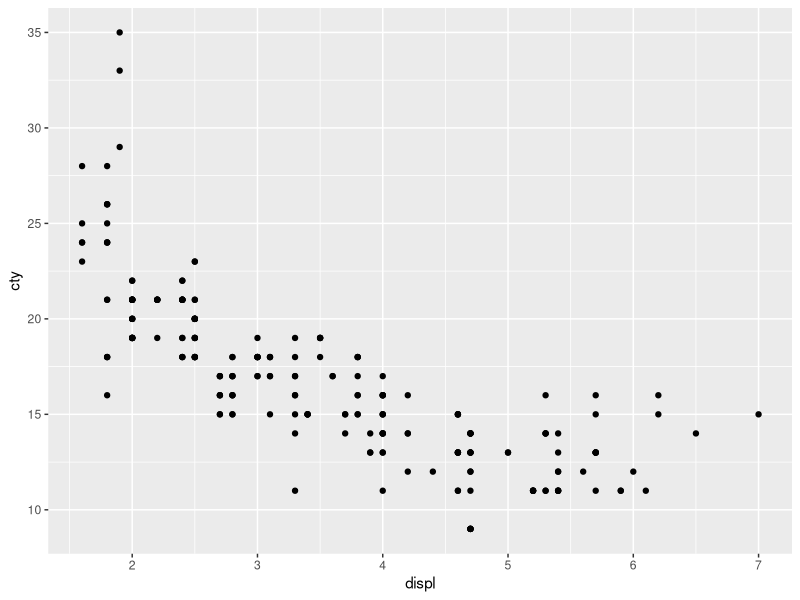
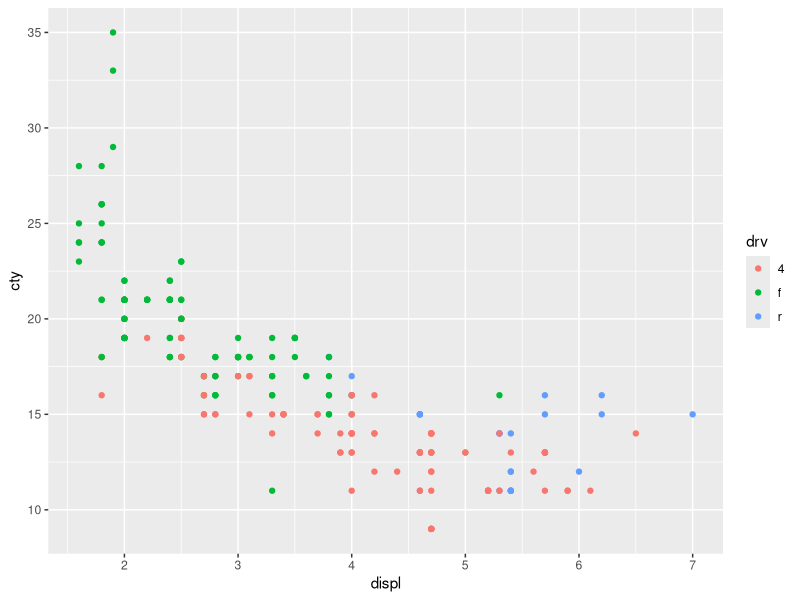
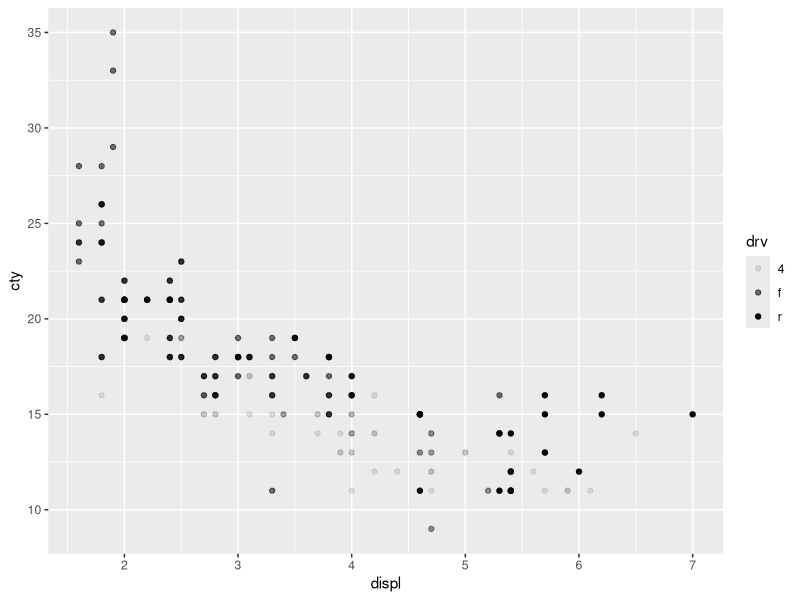
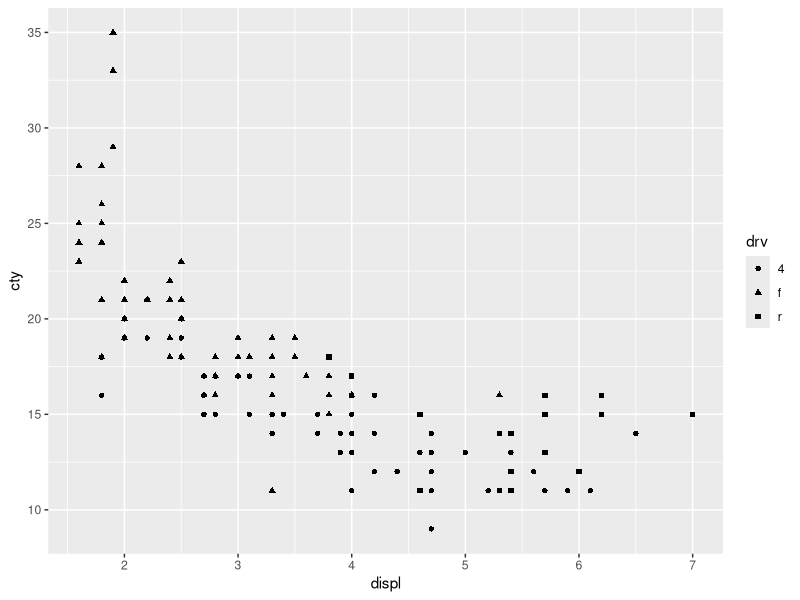
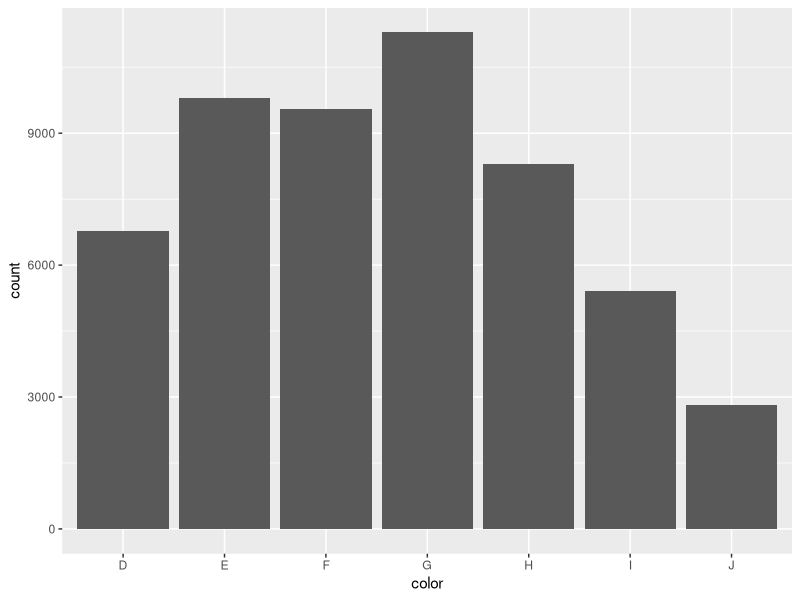
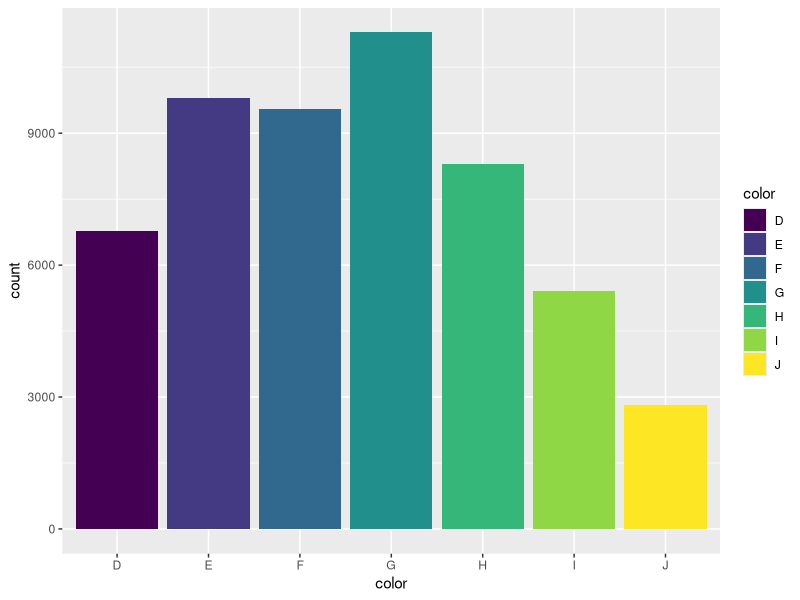
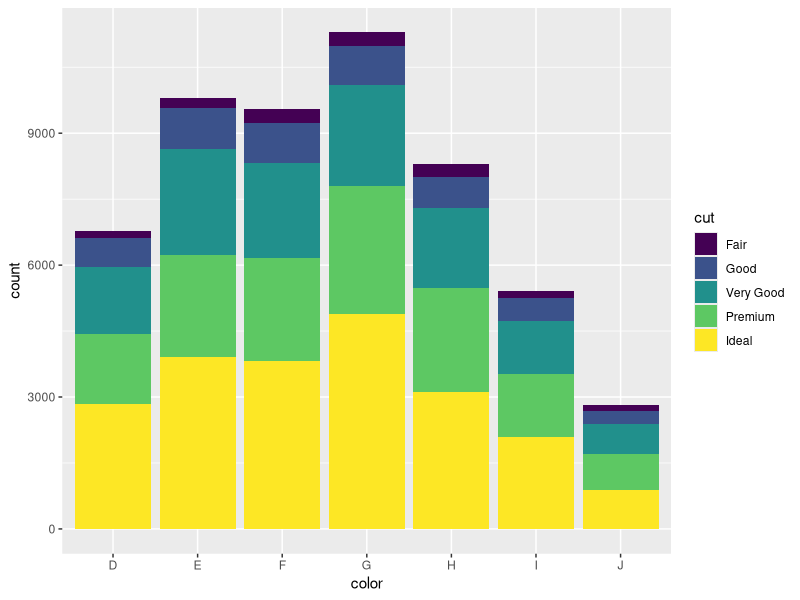
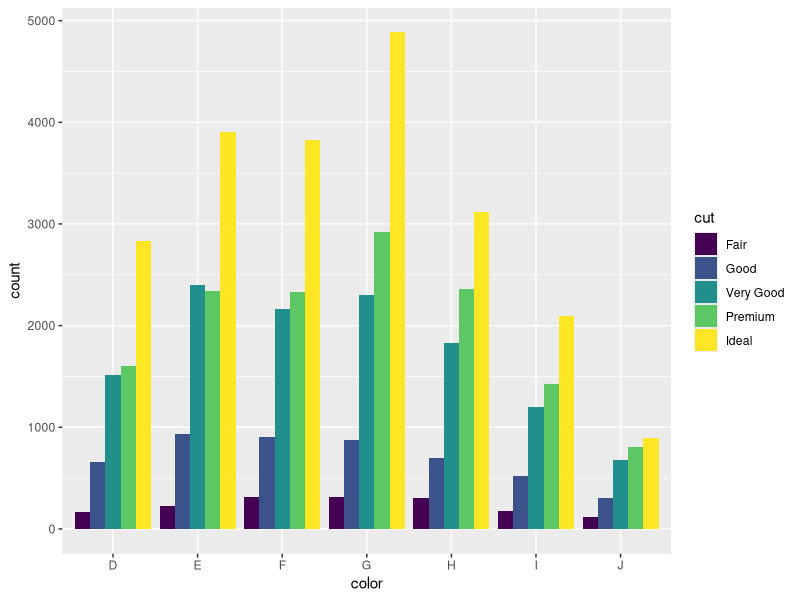

Source code (R) for these figures, in order:
## ---- chunk 1
knitr::opts_chunk$set(echo = TRUE)
## ---- chunk 2
library(tidyverse)
library(ggplot2)
## ---- chunk 3
mpg
## ---- chunk 4
ggplot(data = mpg) + 
  geom_point(mapping = aes(x = displ, y = cty))
## ---- chunk 5
ggplot(data = mpg) + 
  geom_point(mapping = aes(x = displ, y = cty, colour = drv))
## ---- chunk 6
ggplot(data = mpg) + 
  geom_point(mapping = aes(x = displ, y = cty, alpha = drv))
## ---- chunk 7
ggplot(data = mpg) + 
  geom_point(mapping = aes(x = displ, y = cty, shape = drv))
## ---- chunk 8
diamonds
## ---- chunk 9
ggplot(data = diamonds) + 
  geom_bar(mapping = aes(x = color))
## ---- chunk 10
ggplot(data = diamonds) + 
  geom_bar(mapping = aes(x = color, fill = color))
## ---- chunk 11
ggplot(data = diamonds) + 
  geom_bar(mapping = aes(x = color, fill = cut))
## ---- chunk 12
ggplot(data = diamonds) + 
  geom_bar(mapping = aes(x = color, fill = cut), position = "dodge")
## ---- chunk 13
ggplot(diamonds) +
  geom_histogram(mapping = aes(price), binwidth = 250)
## ---- chunk 14
ggplot(diamonds) +
  geom_histogram(mapping = aes(price, fill = color), binwidth = 1000)
## ---- chunk 15
ggplot(data = mpg) + 
  geom_boxplot(mapping = aes(x = drv, y = cty))
## ---- chunk 16
ggplot(data = mpg) + 
  geom_boxplot(mapping = aes(x = drv, y = cty, fill= drv))
## ---- chunk 17
ggplot(data = mpg, mapping = aes(x = drv, y = cty, fill= drv)) + 
  geom_boxplot() + 
  theme(legend.position="none")
## ---- chunk 18
  ggplot(mpg) +
  geom_point(aes(displ, hwy)) +
  xlim(2, 4) + ylim(15, 40)
## ---- chunk 19
  ggplot(mpg) +
  geom_point(aes(displ, hwy)) +
  scale_x_continuous(limits = c(2, 4)) +
  scale_y_continuous(breaks = seq(15, 40, by = 5))
## ---- chunk 20
ggplot(data = mpg) + 
  geom_boxplot(aes(x = class, y = hwy)) +
  coord_flip()
## ---- chunk 21
ggplot(mpg) +
  geom_point(aes(displ, hwy, color = class)) +
  labs(title = "Fuel efficiency generally decreases with engine size")
## ---- chunk 22
ggplot(mpg) +
  geom_point(aes(displ, hwy, colour = class)) +
  labs(x = "Engine displacement (L)",
       y = "Highway fuel economy (mpg)",
       colour = "Car type")
## ---- chunk 23
ggplot(mpg, aes(displ, hwy)) +
  geom_point(aes(color = class)) +
  theme_bw()
## ---- chunk 24
 # Edge colours from style guide
edge_pure_green <- rgb(0,160,100, maxColorValue = 255)
edge_pure_green20 <- rgb(204,236,224, maxColorValue = 255)
edge_deep_charcoal <- rgb(48,49,53, maxColorValue = 255)
edge_deep_charcoal50 <- rgb(151,152,154, maxColorValue = 255)
edge_deep_charcoal20 <- rgb(214,214,215, maxColorValue = 255)
edge_lime <- rgb(145,190,35, maxColorValue = 255)
edge_sea_blue <- rgb(15,120,160, maxColorValue = 255)


my_edge_theme <- theme(panel.background = element_rect(fill = edge_deep_charcoal20),
                       panel.border = element_rect(linetype = "solid", fill = NA),
                       panel.grid = element_line(colour = edge_deep_charcoal), 
                       plot.background = element_rect(fill = edge_deep_charcoal, colour = NA,size = 2),
                       text = element_text(family = "Arial", size=10, colour=edge_pure_green), 
                       title = element_text(family="Arial", size=15, colour=edge_pure_green),
                       axis.text= element_text(family="Arial", colour=edge_pure_green),
                       legend.background = element_rect(fill = "transparent",colour = NA), 
                       legend.key = element_rect(colour = edge_deep_charcoal50, fill = edge_pure_green))

ggplot(mpg, aes(displ, hwy)) +
  geom_point(color = edge_pure_green) +
  labs(title = "Engine size vs Highway fuel economy",
       x = "Engine displacement (L)",
       y = "Highway fuel economy (mpg)",
       colour = "Car type") + 
  my_edge_theme
